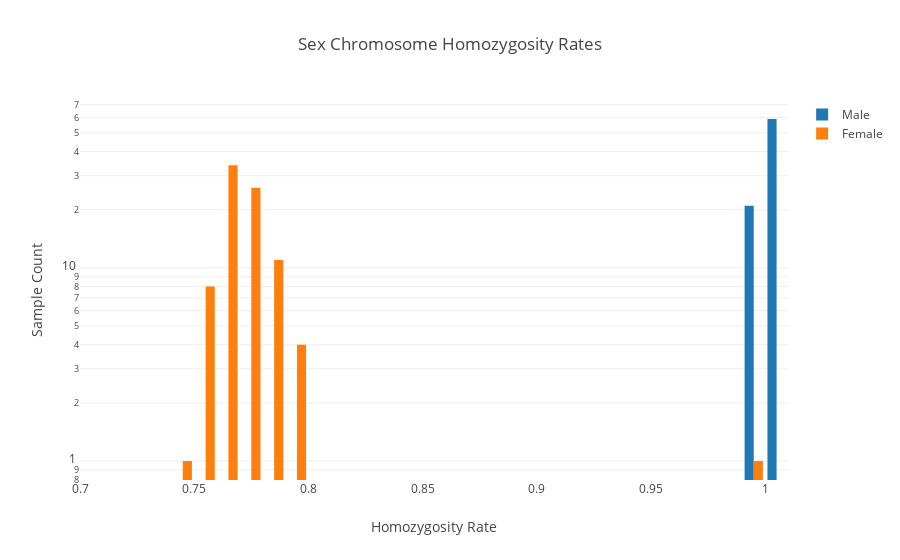

Here is the notebook cell this chart was saved with:
### Code cell
def mt_qc2_stat = mt_qc1
    .filterRows(df => {
        df.filter($"contigName" === "23")
    })
    .getSampleStats()
    .withColumn("hetRate", $"nHet" / $"nCalled")
    .withColumn("homRate", lit(1.0) - $"hetRate")
    .transform(d => d.join(mt_qc1.cols, Seq("colId")))

mt_qc2_stat.fn(d => {
        // Create histogram trace for each gender
        d.select("gender").dropDuplicates().map(_.getAs[String]("gender")).collect.map(g => 
            Histogram(
                x=d.filter($"gender" === g).map(_.getAs[Double]("homRate")).collect.toList, 
                // See https://www.cog-genomics.org/plink/1.9/formats#fam for encoding
                name=Map("1" -> "Male", "2" -> "Female")(g),
                xbins=Bins(0.7, 1.01, .01)
            )
        ).toSeq.plot(
            title="Sex Chromosome Homozygosity Rates",
            yaxis=Axis(`type`=AxisType.Log, title="Sample Count"),
            xaxis=Axis(title="Homozygosity Rate", range=(0.7, 1.01))
        )
    })

### Figure 1 — Plotly figure (JSON) as saved in the notebook; plotly's stock layout.template omitted (floating-point values rounded to 4 significant figures)
{"data": [{"name": "Male", "type": "histogram", "x": [1, 1, 1.0, 1, 1, 0.9995, 1, 1, 1, 1.0, 0.9999, 1, 1.0, 1, 1, 1.0, 1.0, 1, 1, 1, 0.9988, 1, 1, 0.9999, 1, 1, 0.9998, 0.9993, 0.9999, 1, 1, 1, 1, 1, 1, 1, 1, 1, 1, 1, 1, 1, 1, 1, 1, 1, 0.9999, 0.9999, 1, 1, 1, 1, 1, 1, 1, 1, 1, 1, 1, 1, 0.9998, 1.0, 1.0, 1, 1, 1.0, 1, 1, 1, 1, 1, 1.0, 1.0, 0.9938, 1, 1, 1, 1, 1, 1], "xbins": {"end": 1.01, "size": 0.01, "start": 0.7}}, {"name": "Female", "type": "histogram", "x": [0.7666, 0.7673, 0.7702, 0.778, 0.7596, 0.7834, 0.7814, 0.7685, 0.7755, 0.7694, 0.7637, 0.7642, 0.77, 0.7972, 0.7621, 0.7819, 0.7696, 0.7816, 0.7535, 0.7623, 0.7746, 0.7724, 0.77, 0.7646, 0.7728, 0.7871, 0.7913, 0.7513, 0.7631, 0.7694, 0.784, 0.779, 0.7709, 0.7713, 0.7784, 0.7649, 0.7791, 0.7488, 0.7616, 0.7643, 0.7765, 0.767, 0.7908, 0.769, 0.7655, 0.7569, 0.7745, 0.9982, 0.7756, 0.7672, 0.7709, 0.7837, 0.7608, 0.7793, 0.7951, 0.7795, 0.7562, 0.776, 0.7845, 0.7732, 0.7693, 0.7855, 0.7635, 0.7799, 0.7617, 0.7568, 0.7705, 0.7716, 0.7732, 0.7685, 0.7824, 0.7533, 0.7605, 0.7824, 0.7693, 0.7753, 0.7704, 0.7685, 0.7741, 0.7626, 0.7632, 0.7675, 0.7622, 0.7573, 0.7684], "xbins": {"end": 1.01, "size": 0.01, "start": 0.7}}], "layout": {"title": "Sex Chromosome Homozygosity Rates", "xaxis": {"range": [0.7, 1.01], "title": "Homozygosity Rate"}, "yaxis": {"title": "Sample Count", "type": "log"}}}
